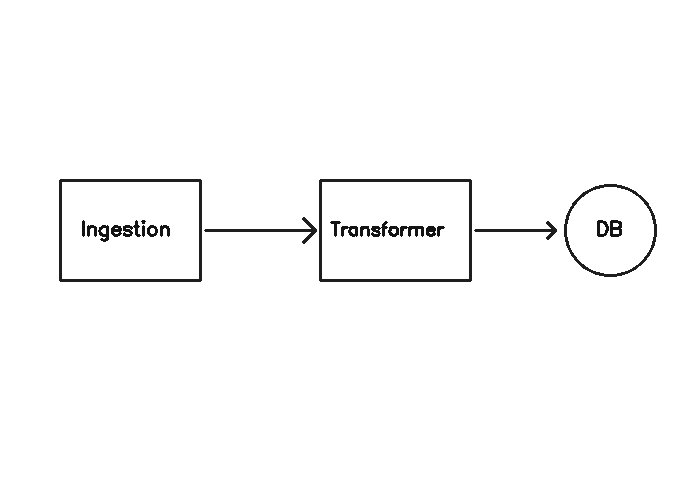
#> input picture ml/eval/import_testset/clean_line_art_3node.png, 700 x 500 px
$ python -i detect_shapes.py   (imports and definitions only)
#> lines starting #> are read from the running program, lines starting #| are printed output that depends on the picture; after the words box and inside, x2 and y2 are one past the last pixel; in counts of white or black regions, pixels touching at a corner belong together
#> further down, picture is the input picture: shape (500, 700, 3); min 20, max 255, mean 250.9
import math
from typing import List, Dict, Any, Tuple, Optional
import numpy as np
import cv2
from PIL import Image

"""
Shape and Arrow Detector for Diagram Import

Two-tiered detection architecture:
1. Primary tier: Local ONNX diagram detector (when valid model with non-underflowing head is loaded).
2. Resilient Computer Vision tier: Geometric contour analysis, polygon approximation, and
   Hough arrow vector extraction. Activates automatically if ONNX detector is unavailable
   or returns 0 candidates due to confidence thresholds or weight underflow.
"""

def detect_shapes_and_arrows(
    image_input: Any,
    onnx_detector: Optional[Any] = None,
    conf_threshold: float = 0.25
) -> Tuple[List[Dict[str, Any]], str]:
    """
    Detects shape candidates (rectangles, circles, diamonds, databases) and arrows.
    Returns (detections, method_used).
    """
#> called with conf_threshold = 0.25
    if isinstance(image_input, Image.Image):
        pil_img = image_input
        rgb = np.array(pil_img.convert("RGB"))
        cv_img = cv2.cvtColor(rgb, cv2.COLOR_RGB2BGR)
        w, h = pil_img.size
    else:
        cv_img = image_input.copy()
        rgb = cv2.cvtColor(cv_img, cv2.COLOR_BGR2RGB)
        pil_img = Image.fromarray(rgb)
        h, w = cv_img.shape[:2]

    # Tier 1: Try ONNX detector if available
    if onnx_detector is not None:
        try:
            onnx_dets = onnx_detector.predict(pil_img, conf_threshold=conf_threshold)
            if onnx_dets and len(onnx_dets) > 0:
                return onnx_dets, "onnx_model"
        except Exception as e:
            print(f"[Shape Detector] ONNX prediction failed: {e}. Falling back to geometric CV.")

    # Tier 2: Resilient Geometric Computer Vision
    cv_dets = detect_shapes_cv(cv_img)
    return cv_dets, "geometric_cv_fallback"

def detect_shapes_cv(cv_img: np.ndarray) -> List[Dict[str, Any]]:
    """
    Detects diagram shapes and arrows using adaptive thresholding, contour polygon
    approximation, and directional line/arrow vector matching.
    """
    h, w = cv_img.shape[:2]
    gray = cv2.cvtColor(cv_img, cv2.COLOR_BGR2GRAY) if len(cv_img.shape) == 3 else cv_img.copy()

    # Bilateral smoothing to preserve edges while removing background noise
    blurred = cv2.bilateralFilter(gray, 7, 50, 50)

    # Adaptive threshold to isolate ink/lines from variable whiteboard lighting
    thresh = cv2.adaptiveThreshold(
        blurred, 255, cv2.ADAPTIVE_THRESH_GAUSSIAN_C, cv2.THRESH_BINARY_INV, 15, 6
    )
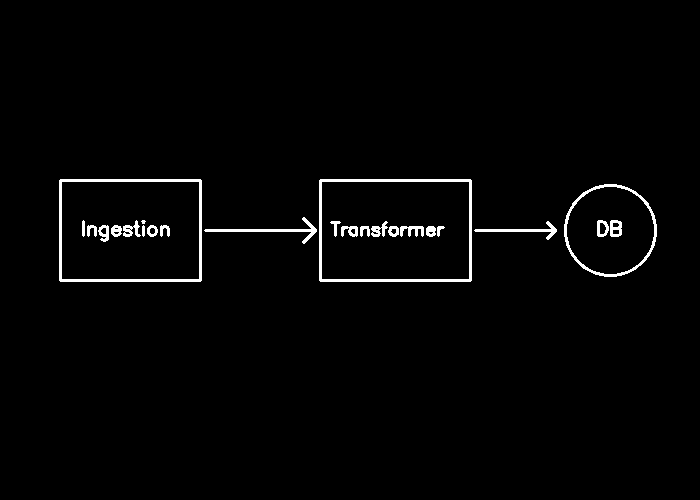
#> thresh: shape (500, 700); 1.8% white; 24 white regions (1 under 20 px), largest, box (x1, y1, x2, y2) and area: (319, 179, 472, 282) 1496, (59, 179, 202, 282) 1436, (564, 184, 657, 277) 836

    # Clean small noise
    kernel_fill = cv2.getStructuringElement(cv2.MORPH_RECT, (3, 3))
    binary = cv2.morphologyEx(thresh, cv2.MORPH_CLOSE, kernel_fill)
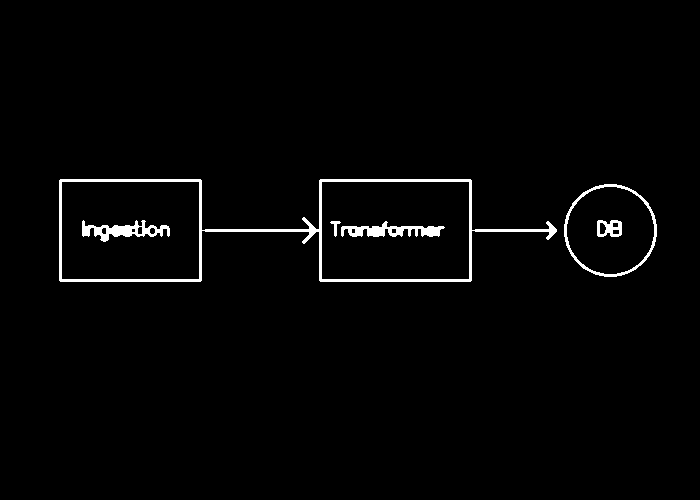
#> binary: shape (500, 700); 1.9% white; 6 white regions

    # Find contours with full hierarchy (parent/child)
    contours, hierarchy = cv2.findContours(binary, cv2.RETR_CCOMP, cv2.CHAIN_APPROX_SIMPLE)
#> contours = 18 contours, 2 with area under 20; largest, box (x1, y1, x2, y2) and area: (59, 179, 557, 282) 30549, (321, 181, 470, 280) 14502, (61, 181, 200, 280) 13522, (564, 184, 657, 277) 6648, (566, 186, 655, 275) 6066

    detections = []
    shape_boxes = []

    # 1. SHAPE DETECTION PASS
    if contours is not None and len(contours) > 0:
        candidates = []
        for i, cnt in enumerate(contours):
            area = cv2.contourArea(cnt)
            min_shape_area = max(800.0, (w * h) * 0.002)
            max_shape_area = (w * h) * 0.65

            if area < min_shape_area or area > max_shape_area:
                continue

            bx, by, bw, bh = cv2.boundingRect(cnt)

            # Outer canvas frame filter: reject giant bounding boxes that frame the entire diagram
            if (bw > 0.82 * w and bh > 0.82 * h) or area > (w * h) * 0.45:
                continue

            aspect = bw / float(bh + 1e-5)

            # Avoid extreme line-like aspect ratios
            if aspect < 0.25 or aspect > 4.5:
                continue

            perimeter = cv2.arcLength(cnt, True)
            circularity = (4.0 * math.pi * area) / (perimeter * perimeter + 1e-5)
            approx = cv2.approxPolyDP(cnt, 0.035 * perimeter, True)

            candidates.append({
                "box": (bx, by, bw, bh),
                "area": area,
                "circularity": circularity,
                "approx": approx,
                "aspect": aspect
            })
#> this loop made 18 passes
#> area on passes 1, 2, 4, 5, 6, 7, 8, 9: 702, 23, 44, 338, 33, 28, 67.5, 771.5
#> after the loop, candidates = 4 items

        # Sort candidates: prefer cleaner inner/outer boxes without arrow attachments
        # Filter out larger boxes that simply enclose an inner box with >80% overlap
        filtered_candidates = []
        for c in sorted(candidates, key=lambda x: x["area"]):
            bx, by, bw, bh = c["box"]
            is_enclosed_or_dup = False
            for fc in filtered_candidates:
                fx, fy, fw, fh = fc["box"]
                # Check intersection over min area
                ix1 = max(bx, fx)
                iy1 = max(by, fy)
                ix2 = min(bx + bw, fx + fw)
                iy2 = min(by + bh, fy + fh)
                if ix2 > ix1 and iy2 > iy1:
                    inter_area = (ix2 - ix1) * (iy2 - iy1)
                    min_area = min(bw * bh, fw * fh)
                    if inter_area / float(min_area) > 0.70:
                        is_enclosed_or_dup = True
                        break
            if not is_enclosed_or_dup:
                filtered_candidates.append(c)
#> this loop made 4 passes
#> (bx, by, bw, bh) on passes 1 to 4: (566, 186, 89, 89), (564, 184, 93, 93), (61, 181, 139, 99), (321, 181, 149, 99)
#> after the loop, filtered_candidates = 3 items

        # Multi-compartment table/class merger:
        # Detects vertically stacked compartments sharing left X and width (e.g. UML class name + attributes + methods)
        c_boxes = [dict(c) for c in filtered_candidates]
#> c_boxes = 3 items
        has_merged = True
        while has_merged:
            has_merged = False
            next_boxes = []
            used_indices = set()
            for i in range(len(c_boxes)):
                if i in used_indices:
                    continue
                b1 = c_boxes[i]["box"]
                merged_any = False
                for j in range(i + 1, len(c_boxes)):
                    if j in used_indices:
                        continue
                    b2 = c_boxes[j]["box"]
                    x_diff = abs(b1[0] - b2[0])
                    w1 = b1[2]
                    w2 = b2[2]
                    w_diff = abs(w1 - w2)

                    top_box = b1 if b1[1] <= b2[1] else b2
                    bot_box = b2 if b1[1] <= b2[1] else b1
                    v_gap = bot_box[1] - (top_box[1] + top_box[3])

                    if x_diff <= 32 and w_diff <= 32 and -12 <= v_gap <= 24:
                        mx1 = min(b1[0], b2[0])
                        my1 = min(b1[1], b2[1])
                        mx2 = max(b1[0] + b1[2], b2[0] + b2[2])
                        my2 = max(b1[1] + b1[3], b2[1] + b2[3])
                        mw = mx2 - mx1
                        mh = my2 - my1
                        new_item = {
                            "box": (mx1, my1, mw, mh),
                            "area": float(mw * mh),
                            "circularity": 0.0,
                            "approx": np.array([[mx1, my1], [mx2, my1], [mx2, my2], [mx1, my2]]),
                            "aspect": mw / float(mh + 1e-5),
                        }
                        next_boxes.append(new_item)
                        used_indices.add(i)
                        used_indices.add(j)
                        has_merged = True
                        merged_any = True
                        break
                if not merged_any and i not in used_indices:
                    next_boxes.append(c_boxes[i])
                    used_indices.add(i)
            c_boxes = next_boxes

        filtered_candidates = c_boxes

        for c in filtered_candidates:
            bx, by, bw, bh = c["box"]
            aspect = c["aspect"]
            circularity = c["circularity"]
            approx = c["approx"]
            num_vertices = len(approx)

            class_name = "rectangle"
            confidence = 0.85

            if circularity > 0.68 and 0.75 <= aspect <= 1.35:
                class_name = "circle"
                confidence = float(min(0.95, round(circularity, 2)))
            elif num_vertices == 4:
                pts = approx.reshape(-1, 2)
                center_x, center_y = bx + bw / 2.0, by + bh / 2.0
                top_pt = min(pts, key=lambda p: p[1])
                bottom_pt = max(pts, key=lambda p: p[1])
                if abs(top_pt[0] - center_x) < (bw * 0.25) and abs(bottom_pt[0] - center_x) < (bw * 0.25) and 0.7 <= aspect <= 1.4:
                    class_name = "diamond"
                    confidence = 0.86
                else:
                    class_name = "rectangle"
                    confidence = 0.88
            elif 0.5 <= aspect <= 0.8 and num_vertices in [4, 5, 6]:
                class_name = "database"
                confidence = 0.80
            else:
                class_name = "rectangle"
                confidence = 0.82

            shape_boxes.append((bx, by, bw, bh))
            detections.append({
                "class_name": class_name,
                "confidence": float(confidence),
                "box": [float(bx), float(by), float(bx + bw), float(by + bh)],
                "bbox_normalized": [
                    float((bx + bw / 2.0) / w),
                    float((by + bh / 2.0) / h),
                    float(bw / w),
                    float(bh / h)
                ]
            })

    # 2. ARROW & CONNECTOR DETECTION PASS
    edges_img = cv2.Canny(gray, 50, 150)
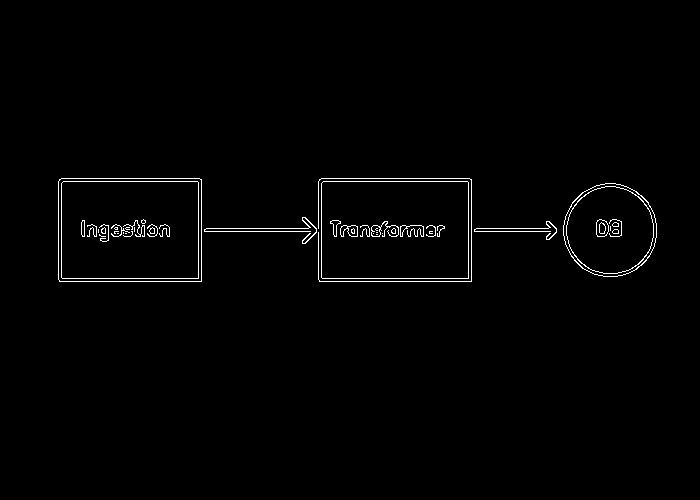
#> edges_img: shape (500, 700); 1.2% white in thin lines or dots, all inside (x1, y1, x2, y2) = (58, 178, 657, 282)
    lines = cv2.HoughLinesP(
        edges_img,
        rho=1,
        theta=np.pi / 180,
        threshold=25,
        minLineLength=30,
        maxLineGap=10
    )
#> lines = 53 rows, first 6: [321, 178, 469, 178], [319, 281, 471, 281], [198, 231, 321, 231], [81, 228, 169, 228], [318, 278, 471, 278], [58, 181, 201, 181]

    if lines is not None:
        merged_connectors = []
        for line in lines:
            coords = line.flatten()
            if len(coords) < 4:
                continue
            x1, y1, x2, y2 = int(coords[0]), int(coords[1]), int(coords[2]), int(coords[3])
            length = math.hypot(x2 - x1, y2 - y1)
            if length < 30:
                continue

            # Check if this line is fully contained inside any shape interior
            inside_any_shape = False
            for (sx, sy, sw, sh) in shape_boxes:
                # Add inner margin
                if (sx + 8 <= x1 <= sx + sw - 8 and sy + 8 <= y1 <= sy + sh - 8 and
                    sx + 8 <= x2 <= sx + sw - 8 and sy + 8 <= y2 <= sy + sh - 8):
                    inside_any_shape = True
                    break
                # Shape perimeter line
                on_border = (
                    (abs(x1 - sx) < 6 or abs(x1 - (sx + sw)) < 6 or abs(y1 - sy) < 6 or abs(y1 - (sy + sh)) < 6) and
                    (abs(x2 - sx) < 6 or abs(x2 - (sx + sw)) < 6 or abs(y2 - sy) < 6 or abs(y2 - (sy + sh)) < 6)
                )
                if on_border:
                    inside_any_shape = True
                    break

            if inside_any_shape:
                continue

            # Orient left-to-right or top-to-bottom
            if x1 > x2 or (x1 == x2 and y1 > y2):
                x1, x2 = x2, x1
                y1, y2 = y2, y1

            # Check deduplication with existing connectors
            is_dup = False
            for mc in merged_connectors:
                mx1, my1, mx2, my2 = mc
                if (abs(x1 - mx1) < 25 and abs(y1 - my1) < 25 and
                    abs(x2 - mx2) < 25 and abs(y2 - my2) < 25):
                    is_dup = True
                    break

            if not is_dup:
                merged_connectors.append((x1, y1, x2, y2))
                detections.append({
                    "class_name": "arrow",
                    "confidence": 0.80,
                    "box": [float(x1), float(min(y1, y2)), float(x2), float(max(y1, y2))],
                    "bbox_normalized": [
                        float((x1 + x2) / 2.0 / w),
                        float((y1 + y2) / 2.0 / h),
                        float(abs(x2 - x1) / w),
                        float(max(10, abs(y2 - y1)) / h)
                    ]
                })
#> this loop made 53 passes
#> (x1, y1, x2, y2, length) on passes 1 to 8: (321, 178, 469, 178, 148), (319, 281, 471, 281, 152), (198, 231, 321, 231, 123), (81, 228, 169, 228, 88), (318, 278, 471, 278, 153), (58, 181, 201, 181, 143), (318, 181, 369, 181, 51), (333, 229, 439, 231, 106)
#> after the loop, detections = 9 items; merged_connectors = [(198, 231, 321, 231), (468, 230, 532, 231), (219, 228, 275, 228), (525, 228, 566, 227), (553, 225, 586, 270), (614, 183, 648, 202)]

    return detections

>>> import cv2
>>> picture = cv2.cvtColor(cv2.imread('../../ml/eval/import_testset/clean_line_art_3node.png'), cv2.COLOR_BGR2RGB)
>>> result = detect_shapes_and_arrows(picture)
#> in detect_shapes_and_arrows, `cv_dets = detect_shapes_cv(cv_img)`: cv_dets = 9 items

$ run again, on ml/eval/import_testset/clean_line_art_branching.png
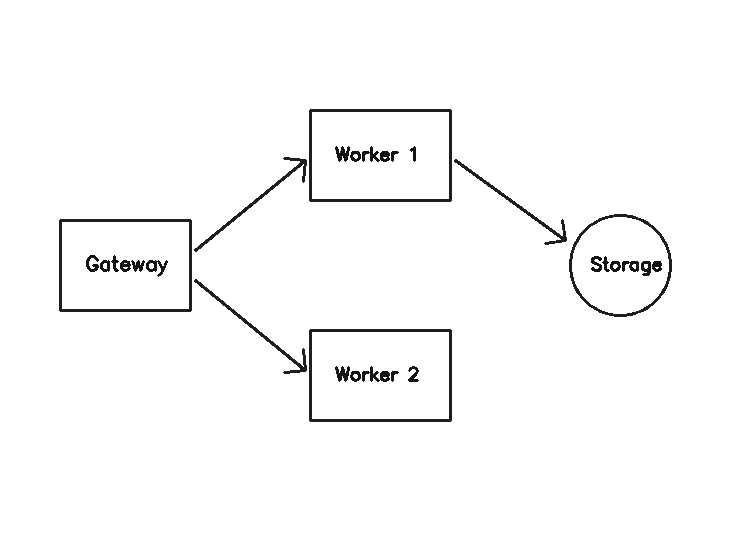
#> input picture ml/eval/import_testset/clean_line_art_branching.png, 750 x 550 px
#> picture is the input picture: shape (550, 750, 3); min 20, max 255, mean 250
#> in detect_shapes_cv, `thresh = cv2.adaptiveThreshold( blurred, 255, cv2.ADAPTIVE_THRESH_GAUS..`:
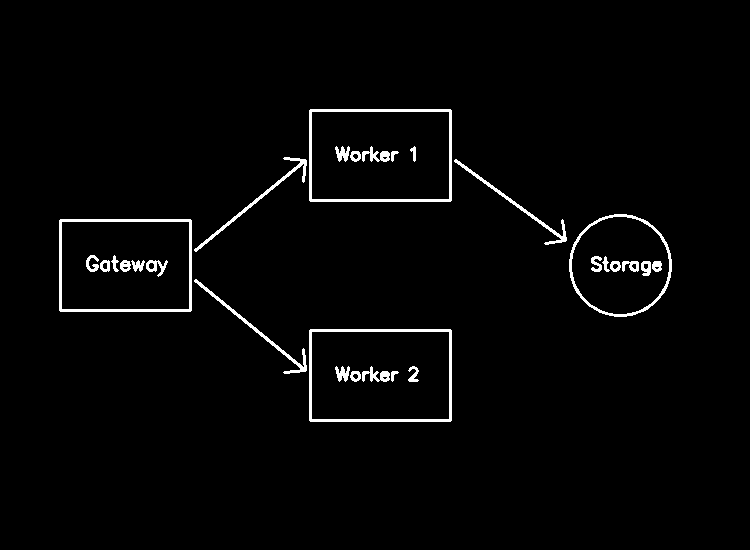
#> thresh: shape (550, 750); 2.2% white; 29 white regions, largest, box (x1, y1, x2, y2) and area: (309, 109, 452, 202) 1376, (309, 329, 452, 422) 1376, (59, 219, 192, 312) 1316
#> binary: shape (550, 750); 2.3% white; 8 white regions
#> contours = 26 contours, 5 with area under 20; largest, box (x1, y1, x2, y2) and area: (59, 109, 567, 422) 39642, (311, 331, 450, 420) 12142, (311, 111, 450, 200) 12142, (61, 221, 190, 310) 11262, (569, 214, 672, 317) 8174
#> the loop in detect_shapes_cv, `for i, cnt in enumerate(contours):` made 26 passes
#> area on passes 1, 2, 4, 5, 6, 8, 9, 12: 74.5, 507, 21.5, 648.5, 23, 21.5, 22, 722
#> after the loop in detect_shapes_cv, `for i, cnt in enumerate(contours):`: candidates = 6 items
#> the loop in detect_shapes_cv, `for c in sorted(candidates, key=lambda x: x["area"]):` made 6 passes
#> (bx, by, bw, bh) on passes 1 to 6: (571, 216, 99, 99), (569, 214, 103, 103), (61, 221, 129, 89), (311, 331, 139, 89), (311, 111, 139, 89), (59, 109, 508, 313)
#> after the loop in detect_shapes_cv, `for c in sorted(candidates, key=lambda x: x["area"]):`: filtered_candidates = 4 items
#> in detect_shapes_cv, `edges_img = cv2.Canny(gray, 50, 150)`:
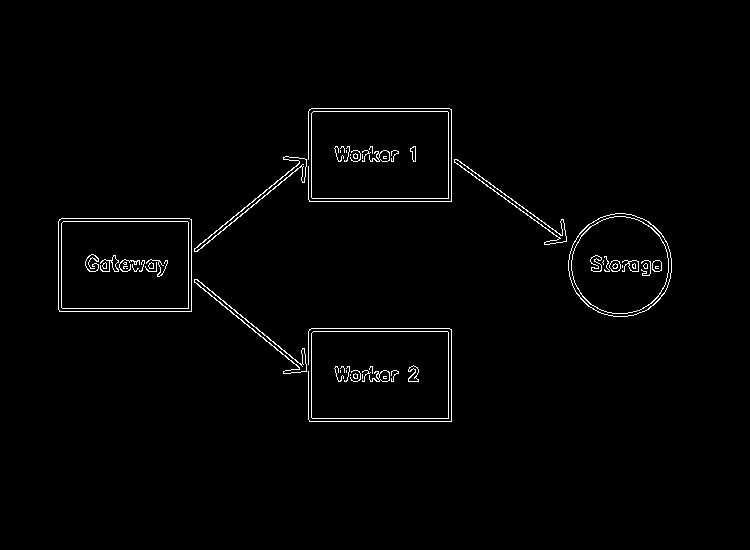
#> edges_img: shape (550, 750); 1.5% white in thin lines or dots, all inside (x1, y1, x2, y2) = (58, 108, 672, 422)
#> lines = 76 rows, first 6: [58, 308, 191, 308], [448, 421, 448, 328], [309, 201, 451, 201], [451, 421, 451, 329], [58, 221, 191, 221], [309, 421, 450, 421]
#> the loop in detect_shapes_cv, `for line in lines:` made 76 passes
#> (x1, y1, x2, y2, length) on passes 1 to 8: (58, 308, 191, 308, 133), (448, 421, 448, 328, 93), (309, 201, 451, 201, 142), (451, 421, 451, 329, 92), (58, 221, 191, 221, 133), (309, 421, 450, 421, 141), (311, 108, 449, 108, 138), (61, 218, 189, 218, 128)
#> after the loop in detect_shapes_cv, `for line in lines:`: detections = 16 items; merged_connectors = [(448, 158, 574, 249), (593, 271, 671, 271), (188, 253, 311, 153), (188, 277, 304, 371), (197, 251, 278, 185), (581, 231, 618, 213), (194, 281, 274, 346), (652, 305, 671, 272), (653, 225, 671, 258), (612, 214, 650, 223), (580, 298, 615, 316), (627, 263, 671, 263)]
#> cv_dets = 16 items
